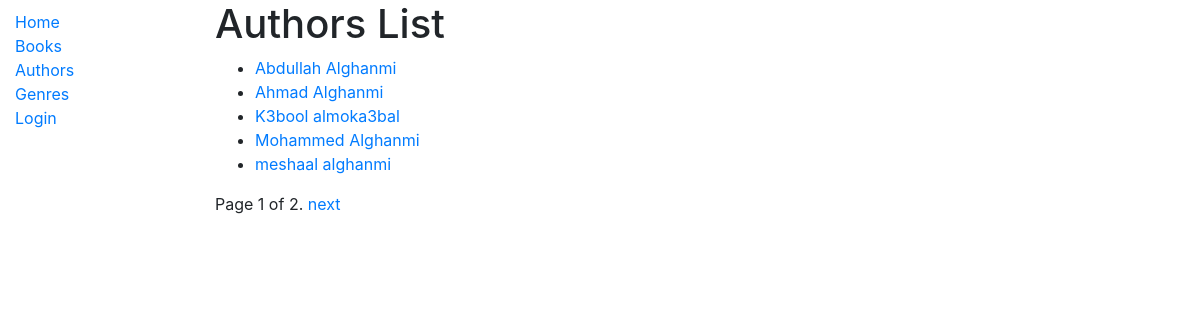
Screenshot of /catalog/authors/ with the database file from the repository.
### catalog/models.py (models this page shows, shortened)
class Author(models.Model):
    first_name = models.CharField(max_length=100)
    last_name = models.CharField(max_length=100)
    date_of_birth = models.DateField(null=True, blank=True)
    date_of_death = models.DateField('Died', null=True, blank=True)
    lang =  models.ManyToManyField(Languages, help_text = 'Choose a languages you write with.')
    class Meta:
        ordering = ['first_name', 'last_name']
    def get_absolute_url(self):
         return reverse('author-detail', args=[str(self.id)])
    def display_languages(self):
        return ', '.join(lang.name for lang in self.lang.all()[:3])
    display_languages.short_description = 'Language'

### catalog/views.py (the view)
# urls.py: path('authors/', views.AuthorListView.as_view(), name = 'authors'),
class AuthorListView(ListView):
    model = Author
    template_name = 'author_list.html'
    context_object_name = 'authors'
    paginate_by = 5
    def get_context_data(self, **kwargs):
        context = super(AuthorListView, self).get_context_data(**kwargs)
        context.update({
            'num_visits' : self.request.session['num_visits'],
        })
        return context
    def get(self, *args, **kwargs):
        num_visits = self.request.session.get('num_visits', 0)
        self.request.session['num_visits'] = num_visits + 1
        return super().get(self.request, *args, **kwargs)

### catalog/templates/author_list.html (shortened to what this page needs)
{% extends 'base_generic.html' %}
{% block content %}
    <h1>Authors List</h1>
    {% if authors%}
        <ul>
            {%for author in authors%}
                <li>
                    <a href = '{{author.get_absolute_url}}'>
                        {{ author.first_name }} {{author.last_name}}
                    </a>
                </li>
            {% endfor %}
        </ul>
    {% else %}
    <h3>No authors in the library</h3>
    {% endif %}
    {%block paginated%}
    {% if is_paginated %}
        <div class="pagination">
            <span class="page-links">
                <span class="page-current">
                    Page {{ page_obj.number }} of {{ page_obj.paginator.num_pages }}.
                </span>
                {% if page_obj.has_next %}
                    <a href="{{ request.path }}?page={{ page_obj.next_page_number }}">next</a>
                {% endif %}
            </span>
        </div>
    {% endif %}
  {% endblock %}
{% endblock %}

### rows the page displays
Author: first_name "Abdullah", last_name "Alghanmi"
Author: first_name "Ahmad", last_name "Alghanmi"
Author: first_name "K3bool", last_name "almoka3bal"
Author: first_name "Mohammed", last_name "Alghanmi"
Author: first_name "meshaal", last_name "alghanmi"

### other values shown
{{ page_obj.number }} "1"
{{ page_obj.paginator.num_pages }} "2"
